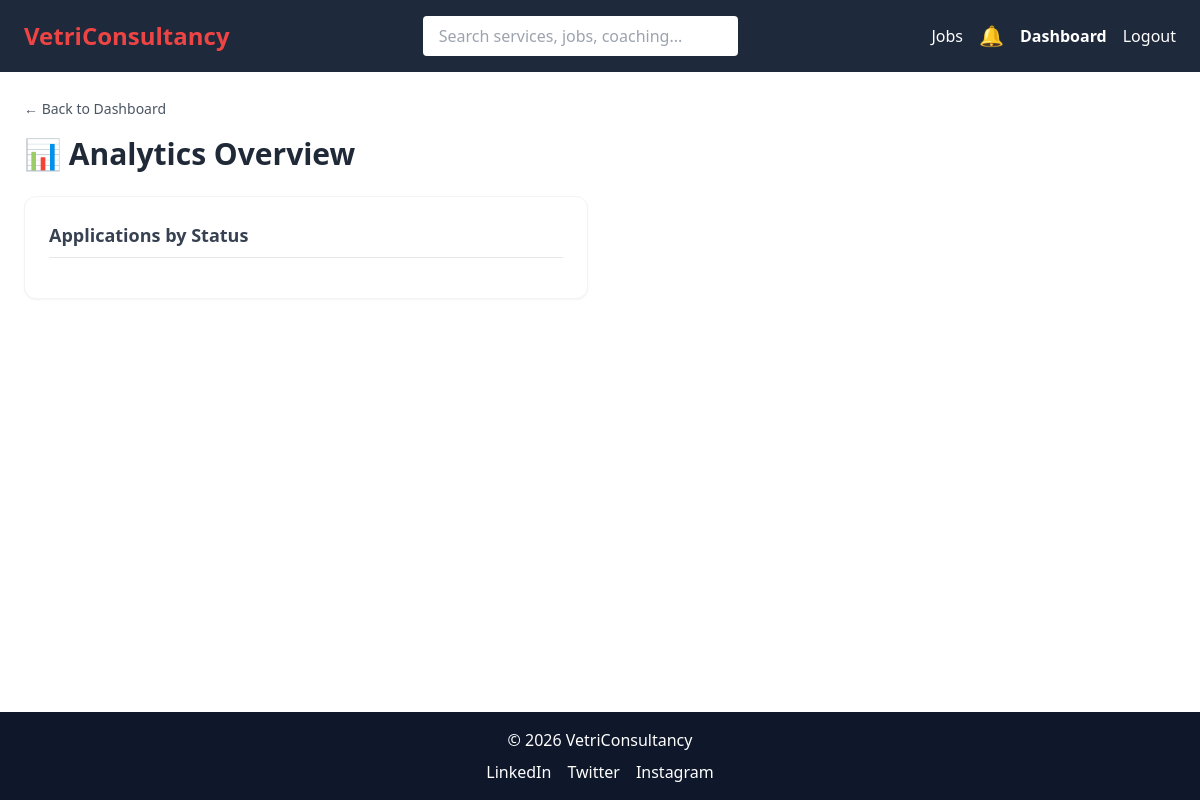
/dashboard/analytics/ (signed in), run on an earlier commit of the app's database.
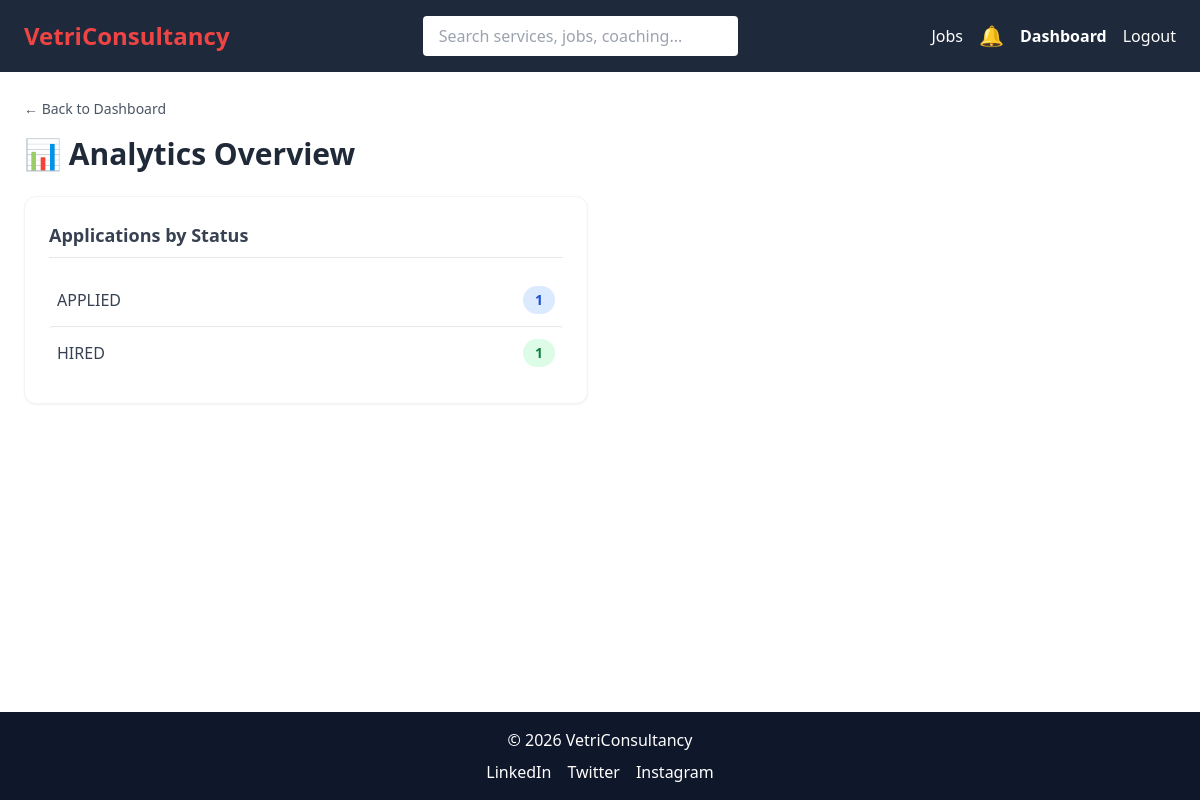
And on a later commit of the database.
### VCS/models.py (models this page shows, shortened)
class JobApplication(models.Model):
    STATUS_CHOICES = [
        ('APPLIED', 'Applied'),
        ('VIEWED', 'Viewed by Recruiter'),
        ('WAITING', 'Waiting for Recruiter Action'),
        ('REJECTED', 'Rejected'),
        ('HIRED', 'Hired'),
    ]
    user = models.ForeignKey(User, on_delete=models.CASCADE)
    job = models.ForeignKey(Job, on_delete=models.CASCADE)
    applied_at = models.DateTimeField(auto_now_add=True)
    status = models.CharField(max_length=20, choices=STATUS_CHOICES, default='APPLIED')
    updated_at = models.DateTimeField(auto_now=True)
    resume = models.FileField(upload_to='resumes/', blank=True, null=True)
    class Meta:
        unique_together = ('user', 'job')

### VCS/views.py (the view)
# urls.py: path('dashboard/analytics/', admin_analytics, name='admin_analytics'),
@staff_member_required
def admin_analytics(request):
    applications_by_status = JobApplication.objects.values('status').annotate(count=Count('id'))
    context = {
        'applications_by_status': applications_by_status,
    }
    return render(request, 'admin/analytics.html', context)

### VCS/context_processors.py (called while the page is built)
def notification_count(request):
    if request.user.is_authenticated:
        unread_count = Notification.objects.filter(
            user=request.user,
            is_read=False
        ).count()
        latest_notifications = Notification.objects.filter(
            user=request.user
        ).order_by('-created_at')[:5]
    else:
        unread_count = 0
        latest_notifications = []
    return {
        'notification_count': unread_count,
        'latest_notifications': latest_notifications,
    }

### VCS/templates/admin/analytics.html
{% extends 'base.html' %}
{% block content %}
<div class="mb-4">
    <a href="{% url 'admin_dashboard' %}"
       class="inline-flex items-center text-sm text-gray-600 hover:text-blue-600 transition">
        ← Back to Dashboard
    </a>
</div>
<h1 class="text-2xl sm:text-3xl font-bold text-gray-800 mb-6 flex items-center gap-2">
    📊 Analytics Overview
</h1>
<div class="grid grid-cols-1 md:grid-cols-2 gap-4 sm:gap-6">
    <div class="bg-white rounded-xl shadow-sm border border-gray-100 p-4 sm:p-6 hover:shadow-md transition">
        <h2 class="text-base sm:text-lg font-semibold text-gray-700 mb-4 border-b pb-2">
            Applications by Status
        </h2>
        <ul class="divide-y">
        {% for row in applications_by_status %}
            <li class="py-3 flex justify-between items-center hover:bg-gray-50 px-2 rounded transition">
                <a href="{% url 'admin_applications_by_status' row.status %}"
                   class="flex justify-between items-center w-full">
                    <span class="text-sm sm:text-base text-gray-700 font-medium">
                        {{ row.status }}
                    </span>
                    <span class="px-3 py-1 text-xs sm:text-sm font-semibold rounded-full
                        {% if row.status == 'HIRED' %}
                            bg-green-100 text-green-700
                        {% elif row.status == 'REJECTED' %}
                            bg-red-100 text-red-700
                        {% elif row.status == 'WAITING' %}
                            bg-yellow-100 text-yellow-700
                        {% else %}
                            bg-blue-100 text-blue-700
                        {% endif %}
                    ">
                        {{ row.count }}
                    </span>
                </a>
            </li>
        {% endfor %}
        </ul>
    </div>
</div>
{% endblock %}

What changed in the data, as far as the page shows it:
added JobApplication: status "APPLIED", count "1"
added JobApplication: status "HIRED", count "1"
